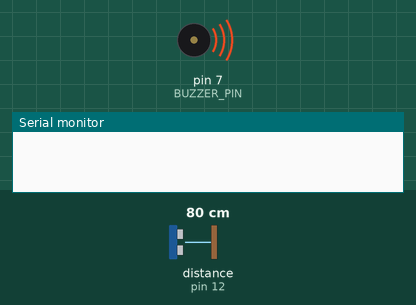
This sketch was run on a simulated Arduino Uno, built with avr-gcc and run on an emulated ATmega328P. On the bench: buzzer (waves = sounding), the last lines printed to the serial monitor. Inputs (shaded band) come from the test bench; at power-on: distance to the obstacle (sensor on pin 12) 80 cm. The echo pulse lasts 58.3 µs per cm.

Above: at 1.15 s.
At 2.2 s:
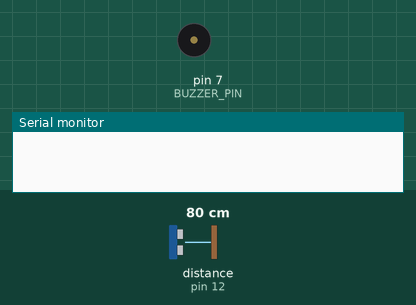
2.3 s: distance to the obstacle (sensor on pin 12) set to 2 cm
5.8 s: distance to the obstacle (sensor on pin 12) set to 35 cm
At 5.98 s:
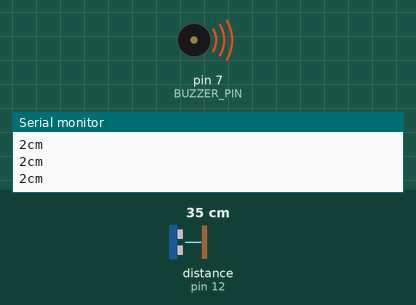
Timing chart, 0 to 15.3 s (numbered marks = the images above; inputs shaded):
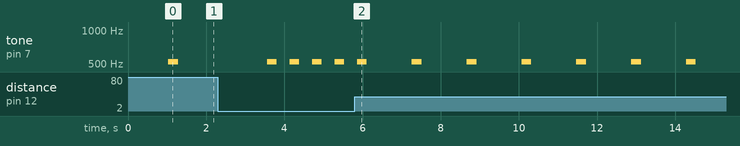

Measured:
- after the input at 5.8 s, tone on pin 7 (BUZZER_PIN): alternates 523 Hz for 0.25 s and silent for 1.2 s, starting after 1.5 s
- by itself, tone on pin 7 (BUZZER_PIN): alternates 523 Hz for 0.25 s and silent for 0.33 s

The sketch:

sonar.ino
```cpp
#include "SR04.h"
#include "pitches.h"

#define TRIG_PIN 12
#define ECHO_PIN 11
#define BUZZER_PIN 7
#define SR04_MAX_RANGE_CM 4000

SR04 sr04 = SR04(ECHO_PIN,TRIG_PIN);

void setup() {
   Serial.begin(9600);
   delay(1000);
}

void loop() {
   long distance = sr04.Distance();

   // Plays a sound according to the distance.
   tone(BUZZER_PIN, NOTE_C5);
   delay(250);
   noTone(BUZZER_PIN);
   delay(250 + (distance * 25));

   // Prints the distance
   Serial.print(distance);
   Serial.println("cm");
}
```
